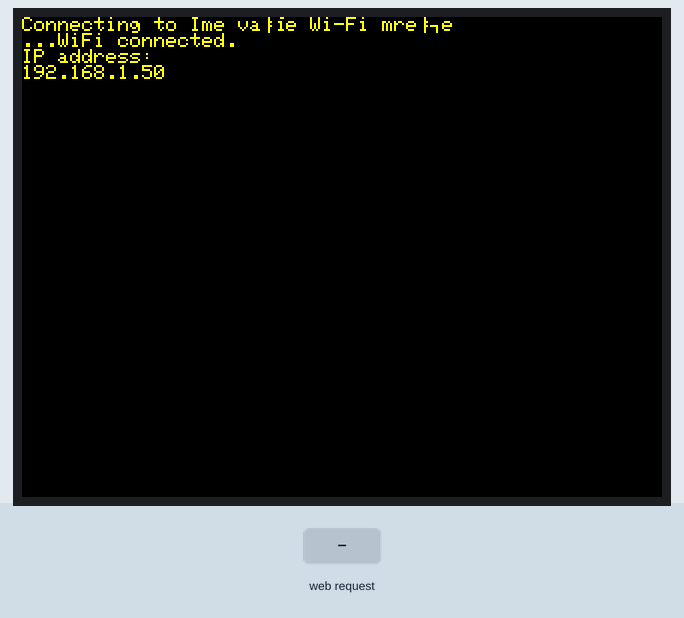
The sketch below on a simulated ESP8266 (NodeMCU). Shown: 320×240 colour display. The test bench sets the inputs (shaded band). WiFi joins after 1.5 s; servers stay silent unless stated; what the sketch prints to the serial monitor is not drawn.

Above: at 2.9 s.
3.0 s: HTTP request GET /26/on received
At 3.9 s:
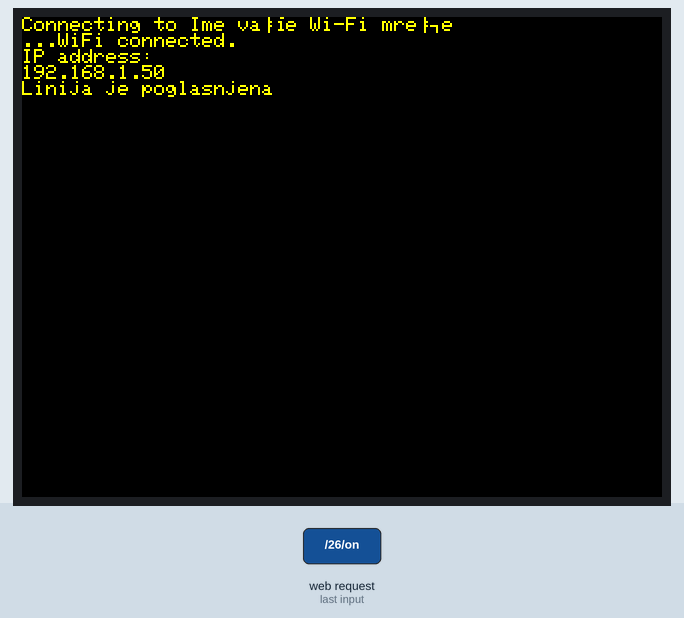
4.5 s: HTTP request GET /26/off received
At 5.0 s:
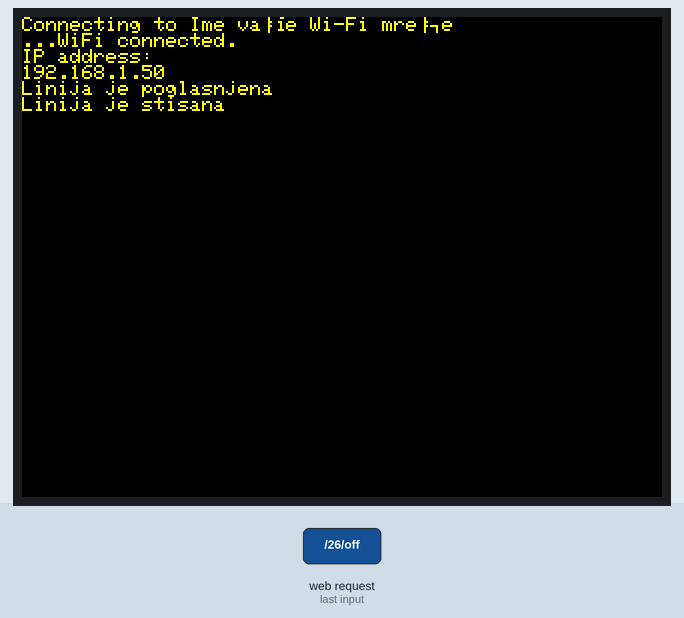
6.0 s: HTTP request GET /27/on received
At 7.4 s:
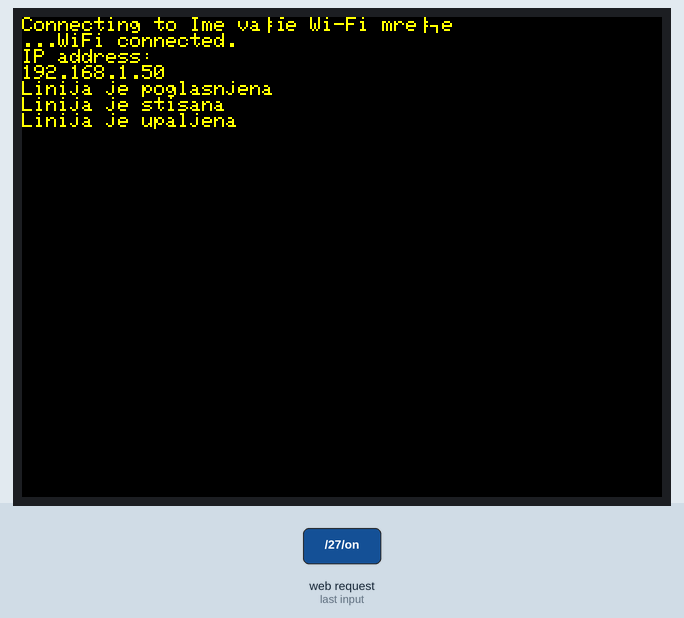
Timing chart, 0 to 9.0 s (numbered marks = the images above; inputs shaded):
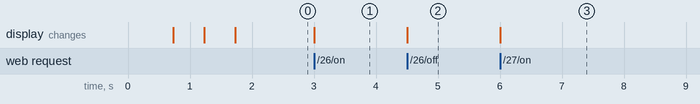

The sketch:

Pametni_Dom_-_Kontrola_IR_ure_aja_putem_interneta.ino
```cpp
//--------------------------------------------------------------------
//------------------------ VIDI 288 ----------------------------------
//--- Pametni Dom - Kontrola IR uređaja putem interneta --------------
//--- napisan za potrebe članka u časopisu VIDI 288 - ožujak 2020. ---
//--------------------------------------------------------------------
//
// Kod radi s VIDI project X pločicom o kojoj možete saznati na linku
// https://vidilab.com/vidi-project-x
//
//
//-------------------------------------------------------------------
// napisao: Hrvoje Šomođi, Vidi - 14.2.2020.
//-------------------------------------------------------------------
//
// Nedostaju li vam niže spomenuti libraryji
// odaberite Manage Libraries sa izboranika Alti
// zatim u tražilicu upišite ILI9341
// i instalirajte ponuđenu Adafruit ILI9341 librari
// te ostale librarije koji su ponuđeni uz ovu!
// zatim u tražilicu upišite IRremoteESP8266
// kako bi instalirali podršku za IR protokol
//

#include <Arduino.h>
// dodajemo podršku za IR protokol
#include <IRremoteESP8266.h>
#include <IRsend.h>
// dodajemo Wi-Fi library
#include <WiFi.h>
// dodajemo library za ekran
#include "SPI.h"
#include "Adafruit_GFX.h"
#include "Adafruit_ILI9341.h"

// Za VIDI X ekran ovako trebaju biti deklarirani pinovi.
#define TFT_DC 21
#define TFT_CS 5

// Ovo će kreirati tft objek za korištenje ekrana
Adafruit_ILI9341 tft = Adafruit_ILI9341(TFT_CS, TFT_DC);

const uint16_t kIrLed = 15;  // GPIO pin VIDI Xa na koji je spojen IR transmit

IRsend irsend(kIrLed);  // Postavi odabrani GPIO za slanje IR signala

// Replace with your network credentials
const char* ssid     = "Ime vaše Wi-Fi mreže";
const char* password = "Password za  vašu Wi-Fi mrežu";

// Postavi web server port na 80, ako ga mijenjamo ovdije treba ga promijenit
// i pri korištenju ngrok naredbe
WiFiServer server(80);

// Variabla za HTTP request
String header;

// Pomoćne variables za pohranu stanja
String linijaVolume = "down";
String linijaPower = "UGASENA";

// IR kodovi koje smo dobili demo skicom „IRrecvDumpV2“
uint16_t stisaj1[67] = {4542, 4424,  610, 554,  580, 526,  580, 554,  580, 526,  580, 1630,  612, 552,  580, 526,  580, 552,  582, 524,  580, 552,  580, 526,  580, 552,  580, 1632,  608, 526,  580, 552,  580, 526,  578, 580,  552, 1662,  578, 1664,  576, 556,  550, 1664,  576, 582,  550, 556,  550, 582,  550, 1664,  576, 556,  550, 582,  550, 1664,  576, 556,  550, 1666,  576, 1666,  576, 1638,  576};  // SAMSUNG 8086897
uint16_t stisaj2[67] = {4540, 4426,  610, 552,  580, 526,  580, 552,  580, 526,  580, 1628,  612, 554,  580, 526,  580, 552,  580, 528,  580, 552,  580, 526,  580, 552,  580, 1632,  608, 526,  580, 552,  580, 528,  578, 580,  552, 1662,  578, 1664,  578, 556,  550, 1664,  576, 582,  550, 556,  550, 584,  550, 1666,  576, 556,  550, 582,  550, 1664,  576, 556,  550, 1666,  576, 1664,  576, 1638,  576};  // SAMSUNG 8086897
uint16_t poglasni1[67] = {4540, 4426,  610, 552,  580, 526,  582, 552,  610, 498,  608, 1604,  638, 524,  608, 498,  610, 524,  610, 498,  608, 524,  608, 498,  608, 524,  608, 1604,  636, 498,  606, 526,  606, 500,  604, 1612,  604, 1662,  578, 1662,  578, 558,  576, 1664,  578, 530,  576, 558,  576, 532,  578, 554,  576, 532,  576, 558,  576, 1664,  576, 532,  576, 1664,  576, 1664,  576, 1638,  576};  // SAMSUNG 808E817
uint16_t poglasni2[67] = {4542, 4424,  610, 552,  582, 526,  580, 552,  582, 524,  608, 1604,  638, 524,  610, 498,  608, 524,  610, 498,  608, 524,  608, 498,  610, 524,  608, 1606,  634, 498,  608, 526,  606, 502,  604, 1612,  602, 1662,  578, 1664,  576, 558,  576, 1664,  576, 532,  576, 556,  576, 530,  576, 556,  576, 530,  576, 558,  576, 1664,  576, 530,  576, 1664,  576, 1664,  576, 1638,  576};  // SAMSUNG 808E817
uint16_t rawData1[67] = {4542, 4452,  582, 552,  582, 526,  580, 552,  580, 526,  582, 1658,  582, 552,  582, 526,  580, 552,  580, 526,  580, 552,  582, 524,  582, 552,  582, 1632,  608, 526,  582, 552,  580, 526,  578, 554,  578, 1662,  578, 1662,  578, 1664,  578, 1664,  576, 532,  576, 558,  576, 532,  576, 1664,  576, 558,  576, 532,  576, 556,  576, 532,  576, 1664,  578, 1664,  578, 1638,  576};
uint16_t rawData2[67] = {4540, 4426,  610, 526,  606, 524,  582, 550,  582, 526,  582, 1630,  610, 550,  584, 524,  582, 550,  582, 526,  582, 550,  582, 524,  582, 550,  608, 1606,  634, 500,  606, 526,  580, 526,  580, 554,  578, 1662,  578, 1664,  578, 1664,  578, 1664,  576, 530,  576, 556,  576, 530,  576, 1664,  576, 556,  578, 530,  576, 556,  576, 530,  576, 1664,  576, 1664,  576, 1638,  576};
uint16_t rawData3[67] = {4538, 4428,  608, 552,  580, 526,  580, 552,  582, 526,  582, 1632,  608, 552,  582, 526,  580, 552,  580, 526,  582, 552,  582, 526,  580, 552,  580, 1634,  606, 526,  580, 552,  580, 526,  578, 554,  578, 1662,  578, 1662,  576, 1664,  576, 1664,  576, 530,  576, 558,  576, 530,  576, 1664,  576, 558,  576, 532,  576, 558,  576, 532,  574, 1666,  576, 1664,  576, 1638,  576};
uint16_t rawData4[67] = {4514, 4426,  610, 552,  582, 524,  582, 552,  580, 526,  582, 1632,  608, 552,  582, 526,  582, 550,  582, 526,  580, 552,  580, 526,  582, 552,  582, 1632,  608, 526,  580, 552,  580, 526,  578, 556,  576, 1662,  578, 1664,  576, 1664,  576, 1664,  576, 532,  576, 558,  576, 532,  576, 1664,  576, 556,  576, 532,  576, 558,  576, 532,  576, 1664,  576, 1664,  576, 1638,  576};

void setup() {
  // iniciajlizira ekran
  tft.begin();
  tft.setRotation(3);
  tft.setTextSize(1);

  //pozovi funkicu za inicijalizaciju Web servera
  serv_setup();

  //inicijalizacija IR protokola
  irsend.begin();
  #if ESP8266
    Serial.begin(115200, SERIAL_8N1, SERIAL_TX_ONLY);
  #else  // ESP8266
    Serial.begin(115200, SERIAL_8N1);
  #endif  // ESP8266
}

void loop(){
  WiFiClient client = server.available();

  if (client) {
    Serial.println("New Client.");
    String currentLine = "";
    while (client.connected()) {
      if (client.available()) {
        char c = client.read();
        Serial.write(c);
        header += c;
        if (c == '\n') {
          if (currentLine.length() == 0) {
            client.println("HTTP/1.1 200 OK");
            client.println("Content-type:text/html");
            client.println("Connection: close");
            client.println();

            // zavisno od stanja pomoćnih varijabli
            // pošalji IR kodove kako slijedi
            if (header.indexOf("GET /26/on") >= 0) {
              tft.println("Linija je poglasnjena");
              linijaVolume = "up";
              irsend.sendRaw(poglasni1, 67, 38);  // Send a raw data capture at 38kHz.
              irsend.sendRaw(poglasni2, 67, 38);  // Send a raw data capture at 38kHz.
            } else if (header.indexOf("GET /26/off") >= 0) {
              tft.println("Linija je stisana");
              linijaVolume = "down";
              irsend.sendRaw(stisaj1, 67, 38);  // Send a raw data capture at 38kHz.
              irsend.sendRaw(stisaj2, 67, 38);  // Send a raw data capture at 38kHz.
            } else if (header.indexOf("GET /27/on") >= 0) {
              tft.println("Linija je upaljena");
              linijaPower = "UPALJENA";
              irsend.sendRaw(rawData1, 67, 38);  // Send a raw data capture at 38kHz.
              irsend.sendRaw(rawData2, 67, 38);  // Send a raw data capture at 38kHz.
              irsend.sendRaw(rawData3, 67, 38);  // Send a raw data capture at 38kHz.
              irsend.sendRaw(rawData4, 67, 38);  // Send a raw data capture at 38kHz.
            } else if (header.indexOf("GET /27/off") >= 0) {
              tft.println("Linija je upaljena");
              linijaPower = "UGASENA";
              irsend.sendRaw(rawData1, 67, 38);  // Send a raw data capture at 38kHz.
              irsend.sendRaw(rawData2, 67, 38);  // Send a raw data capture at 38kHz.
              irsend.sendRaw(rawData3, 67, 38);  // Send a raw data capture at 38kHz.
              irsend.sendRaw(rawData4, 67, 38);  // Send a raw data capture at 38kHz.
            }

            // Prikaži HTML stranicu
            client.println("<!DOCTYPE html><html>");
            client.println("<head><meta name=\"viewport\" content=\"width=device-width, initial-scale=1\">");
            client.println("<link rel=\"icon\" href=\"data:,\">");
            // CSS za uređivanje gumbiju
            // slobodno promijnite ili ih barem obojajte u vaše omiljene boje
            client.println("<style>html { font-family: Helvetica; display: inline-block; margin: 0px auto; text-align: center;}");
            client.println(".button { background-color: #4CAF50; border: none; color: white; padding: 16px 40px;");
            client.println("text-decoration: none; font-size: 30px; margin: 2px; cursor: pointer;}");
            client.println(".button2 {background-color: #555555;}</style></head>");

            // H1 Heading web stranice
            client.println("<body><h1>VIDI Project X - Web Server za <span style='color: #ff0000'>upravljanje pametnim domom</span></h1>");

            // Pokaži trenutno stanje varijable
            client.println("<p>Linija je: " + linijaPower + "</p>");
            // Prikaži jedan ili drugi gumb
            if (linijaPower=="UGASENA") {
              client.println("<p><a href=\"/27/on\"><button class=\"button\">ON</button></a></p>");
            } else {
              client.println("<p><a href=\"/27/off\"><button class=\"button button2\">OFF</button></a></p>");
            }

            // Pokaži zadnje korišteno stanje varijable
            client.println("<p>State: " + linijaVolume + "</p>");
            // Prikaži oba gumba
            if (linijaVolume=="down") {
              client.println("<p><a href=\"/26/on\"><button class=\"button\">POGLASNI</button></a><a href=\"/26/off\"><button class=\"button button2\"><strong>STISAJ</strong></button></a></p>");
            } else {
              client.println("<p><a href=\"/26/on\"><button class=\"button\"><strong>POGLASNI</strong></button></a><a href=\"/26/off\"><button class=\"button button2\">STISAJ</button></a></p>");
            }
            client.println("</body></html>");


            client.println();
            break;
          } else {
            currentLine = "";
          }
        } else if (c != '\r') {
          currentLine += c;
        }
      }
    }
    // Očisti varijablu header
    header = "";
    // Zatvori konekciju
    client.stop();
    Serial.println("Client disconnected.");
    Serial.println("");
  }
}

void serv_setup()
{
    // Prvo je potrebno spojiti se na postojeću Wi-Fi mrežu
    // Ispisujemo o kojoj Wi-Fi mreži je rijeć

    tft.fillScreen(ILI9341_BLACK);
    tft.setCursor(0, 0);
    tft.setTextColor(ILI9341_YELLOW);
    tft.print("Connecting to ");
    tft.println(ssid); // ispisujemo na ekran

    // spajamo se sa gore navedenim passwordom na navedneu Wi-Fi mrežu
    WiFi.begin(ssid, password);

    while (WiFi.status() != WL_CONNECTED) { // dok ćekamo na ostavrenje veze
        delay(500);
        Serial.print("."); // ispisuje točku
        tft.print(".");    // na ekran
    }
    // kada smo se pojili ispiši IP adresu servera
    Serial.println("");
    Serial.println("WiFi connected.");
    Serial.println("IP address: ");
    Serial.println(WiFi.localIP());
    tft.println("WiFi connected.");
    tft.println("IP address: ");
    tft.print(WiFi.localIP()); // IP adresu ispisujemo na ekran
    tft.println(" ");
    // startamo server
    server.begin();
}
```

Measured:
- after the input at 3.0 s, the display: changes at once (image 1)
- after the input at 4.5 s, the display: changes at once (image 2)
- after the input at 6.0 s, the display: changes at once (image 3)
